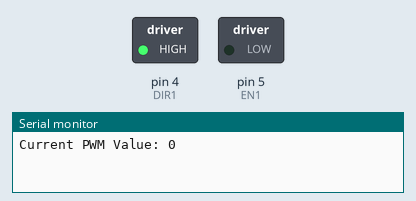
Recording of a sketch running on a simulated Arduino Uno, built with avr-gcc and run on an emulated ATmega328P. On the bench: switched loads named in the sketch (green lamp = pin HIGH), the last lines printed to the serial monitor.

Above: at 0.1 s.
At 19.1 s:
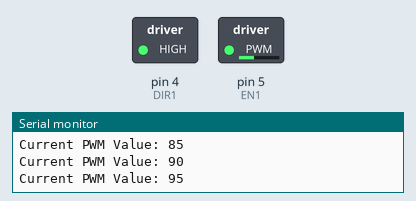
At 29.1 s:
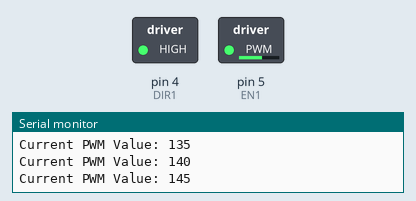
At 39.1 s:
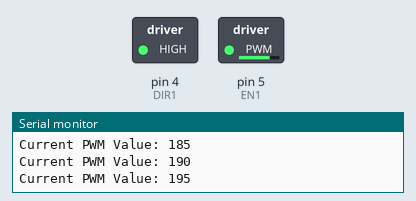
Timing chart, 0 to 40.0 s (numbered marks = the images above):
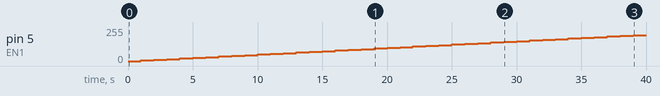

The sketch:

step3.exp5.ino
```cpp
const int EN1  = 5; // PWM pin for Motor 1 speed control
const int DIR1 = 4; // Digital pin for Motor 1 direction control

void setup() {
  pinMode(EN1, OUTPUT);
  pinMode(DIR1, OUTPUT);
  Serial.begin(9600);

  // Set forward rotation direction
  digitalWrite(DIR1, HIGH);
}

void loop() {
  // Increment PWM from 0 to 255 in steps of 5
  for (int pwmValue = 0; pwmValue <= 255; pwmValue += 5) {
    analogWrite(EN1, pwmValue);
    Serial.print("Current PWM Value: ");
    Serial.println(pwmValue);
    delay(1000); // Hold 1 second per step to observe shaft startup
  }

  // Stop motor for 5 seconds before restarting sweep
  analogWrite(EN1, 0);
  Serial.println("Sweep complete. Motor stopped.");
  delay(5000);
}
```

Measured:
- by itself, pin 5 (EN1): moves from 0/255 to 195/255 over 38.0 s
